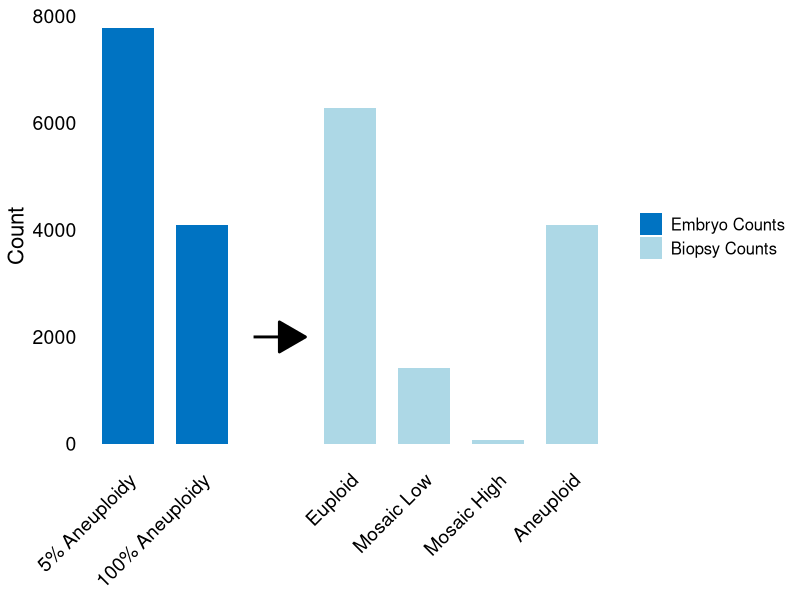
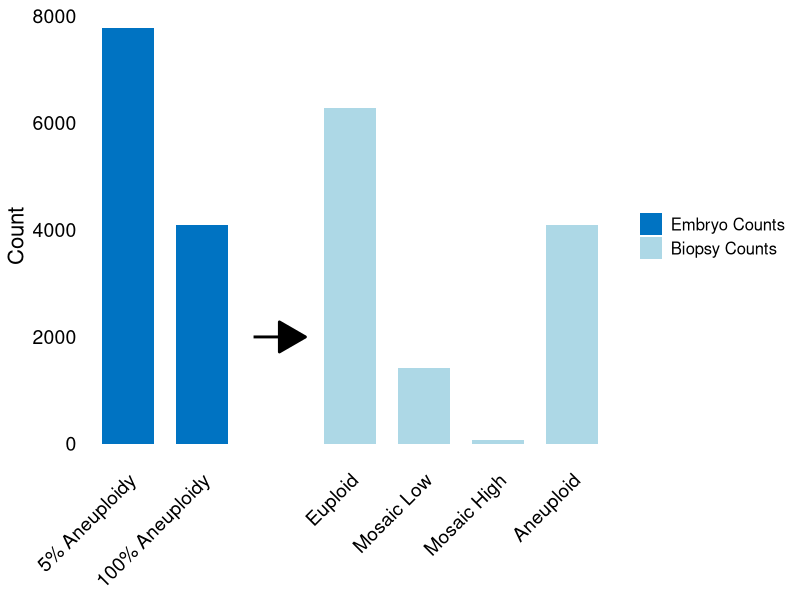

Write R code to recreate these figures, in order.
# Load the ggplot2 library
library(ggplot2)
library(grid)  # For unit function

# Combine the data for Population Proportions and Biopsy Counts into a single data frame
combined_data <- data.frame(
  Category = factor(c("5% Aneuploidy", "100% Aneuploidy", "Spacer", "Euploid", "Mosaic Low", "Mosaic High", "Aneuploid"),
                    levels = c("5% Aneuploidy", "100% Aneuploidy", "Spacer", "Euploid", "Mosaic Low", "Mosaic High", "Aneuploid")),
  Count = c(7772, 4088, NA, 6281, 1424, 66, 4089),  # NA for Spacer
  Type = factor(c(rep("Embryo Counts", 2), "Spacer", rep("Biopsy Counts", 4)),
                levels = c("Embryo Counts", "Biopsy Counts", "Spacer"))
)

# Create the bar chart with a spacer and an arrow
plot_combined <- ggplot(combined_data, aes(x = Category, y = Count, fill = Type)) +
  geom_bar(stat = "identity", position = position_dodge(width = 0.8), width = 0.7, na.rm = TRUE) +
  scale_fill_manual(values = c("Embryo Counts" = "#0073C2FF", "Biopsy Counts" = "lightblue")) +
  labs(y = "Count") +  # No x-axis label
  scale_x_discrete(breaks = c("5% Aneuploidy", "100% Aneuploidy", "Euploid", "Mosaic Low", "Mosaic High", "Aneuploid")) +  # Exclude "Spacer" from the x-axis labels
  theme_minimal() +
  theme(
    axis.title.x = element_blank(),  # Remove the x-axis title
    axis.text.x = element_text(size = 14, color = "black", angle = 45, hjust = 1),  # Increase x-axis text size
    axis.text.y = element_text(size = 14, color = "black"),  # Increase y-axis text size
    axis.title.y = element_text(size = 16, color = "black"),  # Increase y-axis title size
    panel.grid = element_blank(),  # Remove gridlines
    legend.title = element_blank(),  # Remove the legend title
    legend.text = element_text(size = 12, color = "black"),  # Customize legend text size and color
    legend.position = "right"  # Position the legend on the right
  ) +
  annotate(
    geom = "segment",
    x = 2.7, xend = 3.4,  # Moved right and increased tail length
    y = 2000, yend = 2000,  # Set the y positions; adjust as needed
    arrow = arrow(type = "closed", length = unit(0.3, "inches")),  # Adjusted the arrowhead size
    color = "black",  # Changed the arrow color to black
    size = 1
  )

# Display the plot
print(plot_combined)


# Save the plot to a file
ggsave("Examplepoptobiopsy.png", plot_combined, width = 6, height = 4, bg="white")
